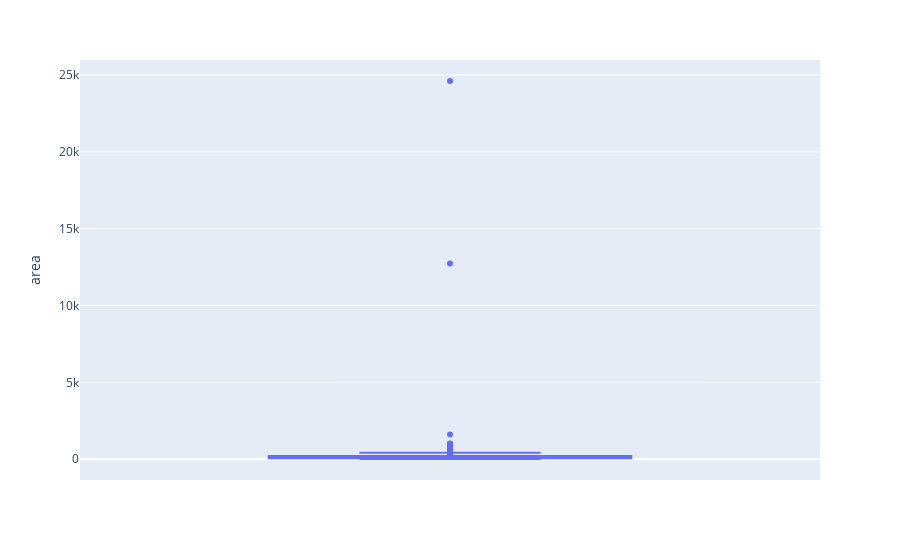

The code cell stored with this chart in its notebook:
### Markdown cell above
By looking at the value we get, it seems to be pretty representative of the dataset. This is the aim of descriptive statistics: to find values that are representative of the dataset.
However, the sample mean is not robust in the presence of outliers, which are values that are much smaller or much larger that most other observations.

### Code cell
fig = px.box(df2, y="area")
fig.show()

### Figure 1 — Plotly figure (JSON) as saved in the notebook; plotly's stock layout.template omitted (floating-point values rounded to 4 significant figures; data arrays with more than 128 entries replaced by an {"elided": "..."} marker saying what was removed)
{"data": [{"alignmentgroup": "True", "hovertemplate": "area=%{y}<extra></extra>", "legendgroup": "", "marker": {"color": "#636efa"}, "name": "", "notched": false, "offsetgroup": "", "orientation": "v", "showlegend": false, "type": "box", "x0": " ", "xaxis": "x", "y": {"elided": "6080 int values"}, "y0": " ", "yaxis": "y"}], "layout": {"boxmode": "group", "legend": {"tracegroupgap": 0}, "margin": {"t": 60}, "xaxis": {"anchor": "y", "domain": [0, 1]}, "yaxis": {"anchor": "x", "domain": [0, 1], "title": {"text": "area"}}}}
